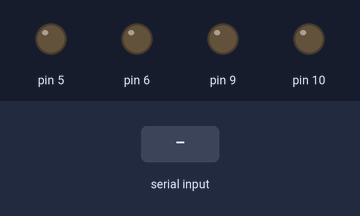
This sketch was run on a simulated Arduino Uno, built with avr-gcc and run on an emulated ATmega328P. Shown: output pins drawn as LEDs (lit = HIGH). The test bench sets the inputs (shaded band).

Above: at 1.2 s.
1.3 s: "a" received over Serial
At 2.5 s:
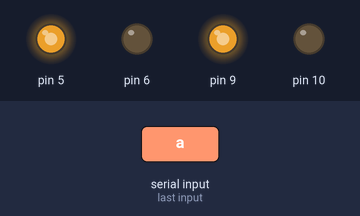
2.8 s: "b" received over Serial
At 3.7 s:
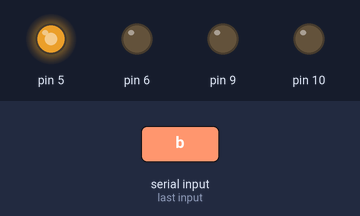
4.3 s: "d" received over Serial
At 4.8 s:
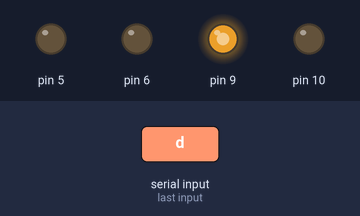
5.8 s: "e" received over Serial
At 7.2 s:
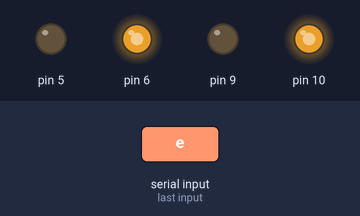
Timing chart, 0 to 8.3 s (numbered marks = the images above; inputs shaded):
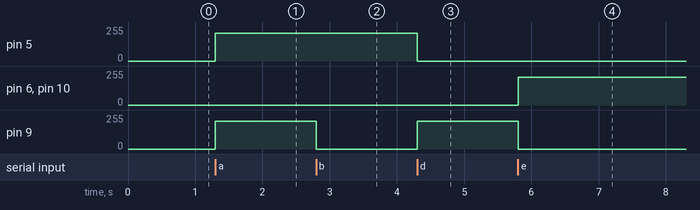

The sketch:

main.ino
```cpp
#include "MotorControl.h"

MotorControl motorControl(5, 6, 9, 10, 210);

void setup() {
  motorControl.setup();
}

void loop() {
  motorControl.update();
}
```

MotorControl.cpp
```cpp
#include "MotorControl.h"

MotorControl::MotorControl(int izqAPin, int izqBPin, int derAPin, int derBPin, int velocidad)
  : izqA(izqAPin), izqB(izqBPin), derA(derAPin), derB(derBPin), velocidad(velocidad), estado('c') {
}

void MotorControl::setup() {
  Serial.begin(9600);
  pinMode(derA, OUTPUT);
  pinMode(derB, OUTPUT);
  pinMode(izqA, OUTPUT);
  pinMode(izqB, OUTPUT);
}

void MotorControl::update() {
  processBluetooth();
}

void MotorControl::moveForward() {
  analogWrite(derB, 0);
  analogWrite(izqB, 0);
  analogWrite(derA, velocidad);
  analogWrite(izqA, velocidad);
}

void MotorControl::turnRight() {
  analogWrite(derB, 0);
  analogWrite(izqB, 0);
  analogWrite(izqA, 0);
  analogWrite(derA, velocidad);
}

void MotorControl::turnLeft() {
  analogWrite(derB, 0);
  analogWrite(izqB, 0);
  analogWrite(derA, 0);
  analogWrite(izqA, velocidad);
}

void MotorControl::stopMotor() {
  analogWrite(derB, 0);
  analogWrite(izqB, 0);
  analogWrite(derA, 0);
  analogWrite(izqA, 0);
}

void MotorControl::reverseMotor() {
  analogWrite(derA, 0);
  analogWrite(izqA, 0);
  analogWrite(derB, velocidad);
  analogWrite(izqB, velocidad);
}

void MotorControl::processBluetooth() {
  if (Serial.available() > 0) {
    estado = Serial.read();
  }

  switch (estado) {
    case 'a':
      moveForward();
      break;

    case 'b':
      turnLeft();
      break;

    case 'c':
      stopMotor();
      break;

    case 'd':
      turnRight();
      break;

    case 'e':
      reverseMotor();
      break;

    case 'g':
      stopMotor();
      break;
  }
}
```

MotorControl.h
```cpp
#ifndef MotorControl_h
#define MotorControl_h

#include <Arduino.h>

class MotorControl {
public:
  MotorControl(int izqAPin, int izqBPin, int derAPin, int derBPin, int velocidad);
  void setup();
  void update();

  void moveForward();
  void turnRight();
  void turnLeft();
  void stopMotor();
  void reverseMotor();

private:
  int izqA, izqB, derA, derB;
  int velocidad;
  char estado;

  void processBluetooth();
};

#endif
```

Measured:
- after the input at 1.3 s, pin 5, pin 9: 0/255 → 210/255 at once
- after the input at 2.8 s, pin 9: 210/255 → 0/255 at once
- after the input at 4.3 s, pin 5: 210/255 → 0/255 at once; pin 9: 0/255 → 210/255 at once
- after the input at 5.8 s, pin 6, pin 10: 0/255 → 210/255 at once; pin 9: 210/255 → 0/255 at once
